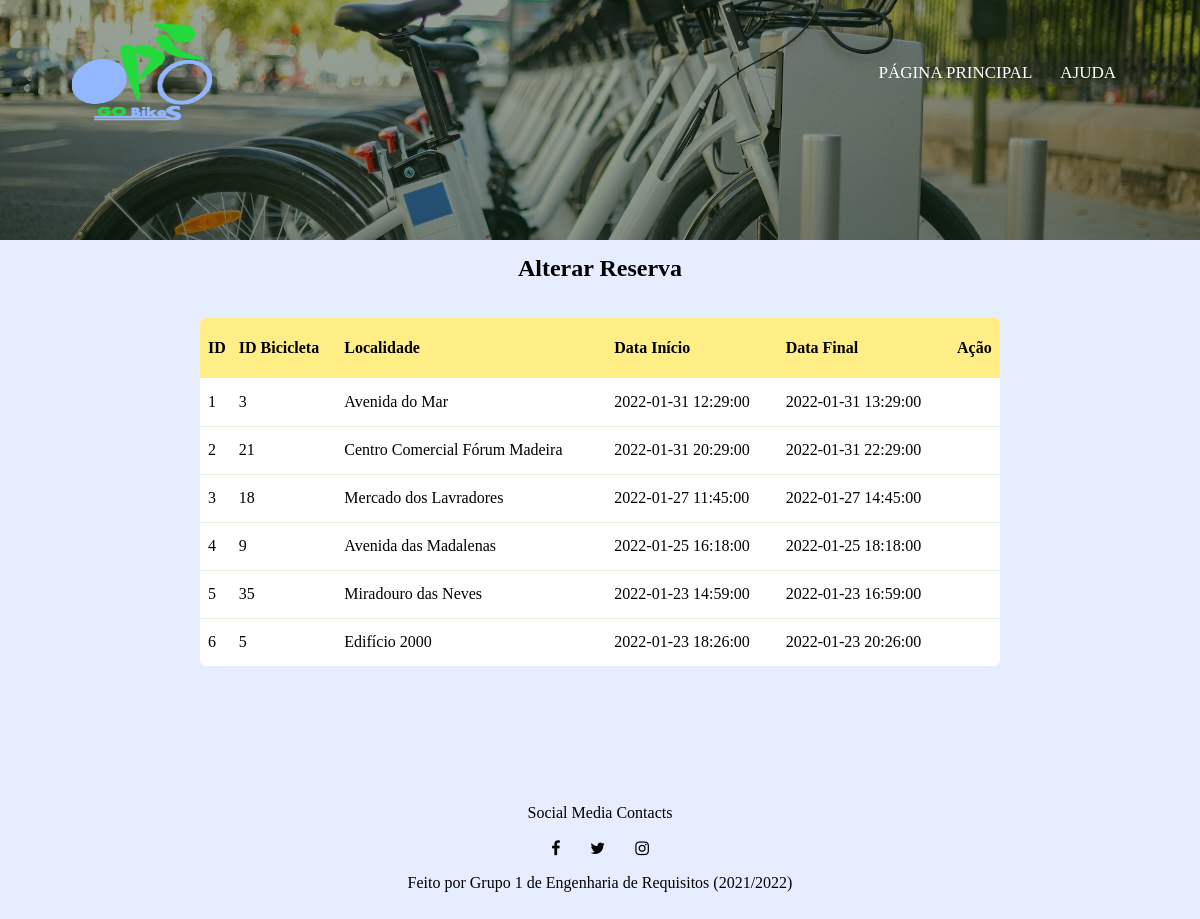
The page /alterar-reserva.php (signed in) on the database its author committed.
### tables this page shows
CREATE TABLE IF NOT EXISTS `reserve` (
  `id` int(10) UNSIGNED NOT NULL AUTO_INCREMENT,
  `inicial_date` datetime NOT NULL,
  `end_date` datetime NOT NULL,
  `user_id` int(10) UNSIGNED NOT NULL,
  `bicycle_id` int(10) UNSIGNED NOT NULL,
  PRIMARY KEY (`id`),
  KEY `fk_reserve_user1_idx` (`user_id`),
  KEY `fk_reserve_bicycle1_idx` (`bicycle_id`)
);

CREATE TABLE IF NOT EXISTS `bicycle` (
  `id` int(10) UNSIGNED NOT NULL AUTO_INCREMENT,
  `state` tinyint(4) NOT NULL,
  `location` varchar(45) NOT NULL,
  PRIMARY KEY (`id`)
);

### alterar-reserva.php (the view, shortened to what this page needs)
<?php
if((isset($_SESSION['username']) || !empty($_SESSION['username']))) {
    echo'<!DOCTYPE html>
            <html>
            <head>
                <title> GOBikes </title>
                <meta name="viewport" content="width=device-width, initial-scale=1.0">
                <link rel="shortcut icon" href="img/logo.png" />
                <link rel="stylesheet" href="style.css"/>
                <link rel="preconnect" href="https://fonts.googleapis.com">
                <link rel="preconnect" href="https://fonts.gstatic.com" crossorigin>
                <link href="https://fonts.googleapis.com/css2?family=Amatic+SC&display=swap" rel="stylesheet">
                <link rel="stylesheet" href="https://stackpath.bootstrapcdn.com/font-awesome/4.7.0/css/font-awesome.min.css">
            </head>
            <body>
            <section class= "header">
                </div>
                <nav>
                    <img src="img/logo.png" style="width:140px; height:100px;">
                    <div class="nav-links" id="navLinks">
                        <i class="fa fa-window-close"></i>
                        <ul>
                            <li> <a href="menuprincipal.php">PÁGINA PRINCIPAL</a></li>
                            <li> <a href="ajuda.php">AJUDA</a></li>
                        </ul>
                    </div>
                    <i class="fa fa-ellipsis-v" onclick="showMenu()"></i>
                </nav>
            </section>
            <section class="course" id="course">
                <div class="input-box" >
                <h2>Alterar Reserva</h2>
                <br><br>';
    $servername = "localhost";
    $username = "root";
    $password = "";
    $db = "er_db";
    $conn = mysqli_connect($servername, $username, $password, $db);
    $queryIdUser = mysqli_query($conn,'SELECT id FROM user WHERE username = "'.$_SESSION['username'].'"');
    $idresult = mysqli_fetch_array($queryIdUser);
    $iduser = $idresult[0];
    $queryReservList = 'SELECT * FROM reserve WHERE  user_id ="'. $iduser .'"';
    $queryResult = mysqli_query($conn, $queryReservList);
    if(mysqli_num_rows($queryResult) == 0){
        echo '<p>Não tem registo de reservas pendentes</p>';
    }else{
        echo '<form method="POST" action="pagamento.php" name="cancelform">
              <table>
              <thead>
                <tr>
                  <th>ID</th>
                  <th>ID Bicicleta</th>
                  <th>Localidade</th>
                  <th>Data Início</th>
                  <th>Data Final</th>
                  <th>Ação</th>
                </tr>
              <thead>
              <tbody>';
        while($resultReserve = mysqli_fetch_array($queryResult)){
            $querylocalList = 'SELECT location FROM bicycle WHERE  id ="'. $resultReserve[4] .'"';
            $queryResultLocal = mysqli_query($conn, $querylocalList);
            $local = mysqli_fetch_array($queryResultLocal);
            echo'<tr>';
            echo'<td>' . $resultReserve[0] . '</td>';
            echo'<td>' . $resultReserve[4] . '</td>';
            echo'<td>' . $local[0] . '</td>';
            echo'<td>' . $resultReserve[1] . '</td>';
            echo'<td>' . $resultReserve[2] . '</td>';
            echo'<td style="text-align: center">
                 </td>';
            echo'</tr>';
        }
        echo '</tbody>';
        echo '</table>';
    }
    echo '</div>
            </section>
            <br><br>
            <section class="footer">
                <br><br><br><br>
                <p>Social Media Contacts</p>
                <div class="icons">
                    <i class="fa fa-facebook"></i>
                    <i class="fa fa-twitter"></i>
                    <i class="fa fa-instagram"></i>
                </div>
                <p>Feito por Grupo 1 de Engenharia de Requisitos (2021/2022)</p>
            </section>
            <script>
            </script>
            </body>
            </html>';
}
else{
    echo '<script>window.location.replace("http://localhost/Engenharia_de_Requisitos/index.html)</script>';
}
?>

### style.css (style rules this page uses)
* { margin: 0; padding: 0; font-family: cursive; }
html { scroll-behavior: smooth; }
.header { min-height: 30vh; width: 100%; background-image: linear-gradient(rgba(6, 30, 4, 0.4), rgba(6, 30, 4, 0.47)), url("img/banner.png"); background-position: center; background-size: cover; position: relative; }
body { background-color: rgba(147, 183, 255, 0.24); }
nav { display: flex; padding: 2% 6%; justify-content: space-between; align-items: center; }
.nav-links { flex: 1; text-align: right; }
.nav-links ul li { list-style: none; display: inline-block; padding: 8px 12px; position: relative; }
.nav-links ul li a { color: #fff; text-decoration: none; font-size: 17px; }
.nav-links ul li::after { content: ''; width: 0%; height: 2px; background: #36f4ee; display: block; margin: auto; transition: 0.3s; }
.course { width: 80%; margin: auto; text-align: center; padding-top: 15px; }
table { border-spacing: 1; border-collapse: collapse; background: white; border-radius: 6px; overflow: hidden; max-width: 800px; width: 100%; margin: 0 auto; position: relative; }
table * { position: relative; }
table td, table th { padding-left: 8px; }
table thead tr { height: 60px; background: #ffed86; font-size: 16px; }
table tbody tr { height: 48px; border-bottom: 1px solid #e3f1d5; }
table tbody tr:last-child { border: 0; }
table td, table th { text-align: left; }
.footer { width: 100%; text-align: center; padding: 30px 0; }
.icons .fa { margin: 0 13px; padding: 18px 0; }

### rows shown on the page
reserve: id "1", bicycle "3", bicycle.location "Avenida do Mar", inicial_date "2022-01-31 12:29:00", end_date "2022-01-31 13:29:00"
reserve: id "2", bicycle "21", bicycle.location "Centro Comercial Fórum Madeira", inicial_date "2022-01-31 20:29:00", end_date "2022-01-31 22:29:00"
reserve: id "3", bicycle "18", bicycle.location "Mercado dos Lavradores", inicial_date "2022-01-27 11:45:00", end_date "2022-01-27 14:45:00"
reserve: id "4", bicycle "9", bicycle.location "Avenida das Madalenas", inicial_date "2022-01-25 16:18:00", end_date "2022-01-25 18:18:00"
reserve: id "5", bicycle "35", bicycle.location "Miradouro das Neves", inicial_date "2022-01-23 14:59:00", end_date "2022-01-23 16:59:00"
reserve: id "6", bicycle "5", bicycle.location "Edifício 2000", inicial_date "2022-01-23 18:26:00", end_date "2022-01-23 20:26:00"
